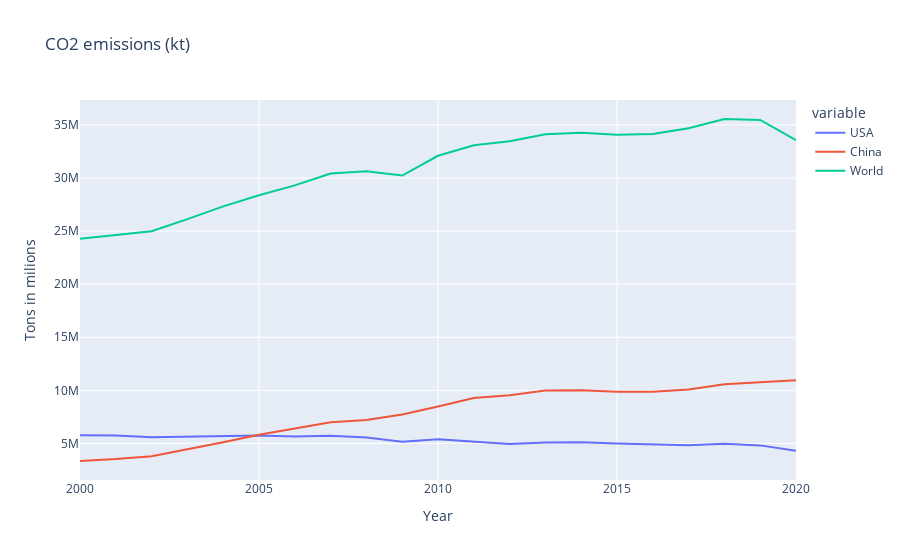

Notebook source saved alongside this figure:
### Code cell
import pandas as pd
import plotly.express as px

df = pd.read_csv('/Users/carlopederiva/Desktop/climatedata.csv')
fig = px.line(df, x='Year', y= ['USA', 'China', 'World'], title='CO2 emissions (kt)')
#Carbon dioxide emissions are those stemming from the burning of fossil fuels and the manufacture of cement. They include carbon dioxide produced during consumption of solid, liquid, and gas fuels and gas flaring.

fig.update_layout(
    yaxis=dict(
        title='Tons in milions',     
    )
)
fig.show()

### Figure 1 — Plotly figure (JSON) as saved in the notebook; plotly's stock layout.template omitted (floating-point values rounded to 4 significant figures)
{"data": [{"hovertemplate": "variable=USA<br>Year=%{x}<br>value=%{y}<extra></extra>", "legendgroup": "USA", "line": {"color": "#636efa", "dash": "solid"}, "marker": {"symbol": "circle"}, "mode": "lines", "name": "USA", "orientation": "v", "showlegend": true, "type": "scatter", "x": [2000, 2001, 2002, 2003, 2004, 2005, 2006, 2007, 2008, 2009, 2010, 2011, 2012, 2013, 2014, 2015, 2016, 2017, 2018, 2019, 2020], "xaxis": "x", "y": [5776000.0, 5748000.0, 5593000.0, 5658992, 5738286, 5753000.0, 5653081, 5736000.0, 5558000.0, 5156000.0, 5392000.0, 5174000.0, 4956053, 5092000.0, 5107000.0, 4991000.0, 4894000.0, 4819000.0, 4975000.0, 4818000.0, 4321000.0], "yaxis": "y"}, {"hovertemplate": "variable=China<br>Year=%{x}<br>value=%{y}<extra></extra>", "legendgroup": "China", "line": {"color": "#EF553B", "dash": "solid"}, "marker": {"symbol": "circle"}, "mode": "lines", "name": "China", "orientation": "v", "showlegend": true, "type": "scatter", "x": [2000, 2001, 2002, 2003, 2004, 2005, 2006, 2007, 2008, 2009, 2010, 2011, 2012, 2013, 2014, 2015, 2016, 2017, 2018, 2019, 2020], "xaxis": "x", "y": [3347000.0, 3529000.0, 3796000.0, 4424000.0, 5113000.0, 5825000.0, 6437000.0, 6993000.0, 7200000.0, 7719000.0, 8475000.0, 9283000.0, 9541000.0, 9979128, 10020000.0, 9859000.0, 9860914, 10090000.0, 10567262, 10762824, 10940000.0], "yaxis": "y"}, {"hovertemplate": "variable=World<br>Year=%{x}<br>value=%{y}<extra></extra>", "legendgroup": "World", "line": {"color": "#00cc96", "dash": "solid"}, "marker": {"symbol": "circle"}, "mode": "lines", "name": "World", "orientation": "v", "showlegend": true, "type": "scatter", "x": [2000, 2001, 2002, 2003, 2004, 2005, 2006, 2007, 2008, 2009, 2010, 2011, 2012, 2013, 2014, 2015, 2016, 2017, 2018, 2019, 2020], "xaxis": "x", "y": [24280000.0, 24640000.0, 24990000.0, 26130000.0, 27330000.0, 28370000.0, 29310000.0, 30420000.0, 30630000.0, 30240000.0, 32100000.0, 33080000.0, 33460000.0, 34120000.0, 34260000.0, 34070000.0, 34150000.0, 34690000.0, 35560000.0, 35480000.0, 33570000.0], "yaxis": "y"}], "layout": {"legend": {"title": {"text": "variable"}, "tracegroupgap": 0}, "title": {"text": "CO2 emissions (kt)"}, "xaxis": {"anchor": "y", "domain": [0, 1], "title": {"text": "Year"}}, "yaxis": {"anchor": "x", "domain": [0, 1], "title": {"text": "Tons in milions"}}}}
